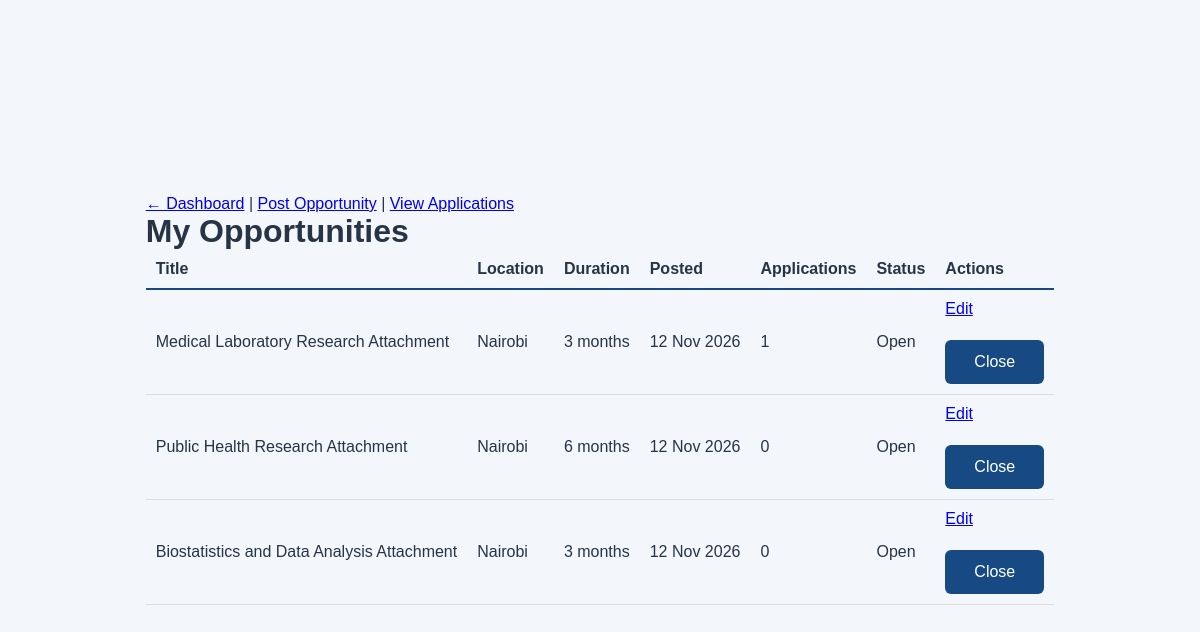
/organization/opportunities.php (signed in), run on the app's committed database.
### tables this page shows
CREATE TABLE `opportunities` (
  `opportunity_id` int(11) NOT NULL,
  `organization_id` int(11) NOT NULL,
  `title` varchar(150) NOT NULL,
  `description` text NOT NULL,
  `requirements` text DEFAULT NULL,
  `location` varchar(150) DEFAULT NULL,
  `duration` varchar(100) DEFAULT NULL,
  `status` enum('open','closed') DEFAULT 'open',
  `date_posted` timestamp NOT NULL DEFAULT current_timestamp()
);

### organization/opportunities.php (the view, shortened to what this page needs)
<?php
require_once "../config/database.php";
$orgId = (int) $_SESSION['user_id'];
$stmt = $pdo->prepare(
    "SELECT o.opportunity_id, o.title, o.location, o.duration, o.status, o.date_posted,
            (SELECT COUNT(*) FROM applications a
             WHERE a.opportunity_id = o.opportunity_id) AS application_count
     FROM opportunities o
     WHERE o.organization_id = ?
     ORDER BY o.date_posted DESC"
);
$stmt->execute([$orgId]);
$opportunities = $stmt->fetchAll();
?>
<!DOCTYPE html>
<html lang="en">
<head>
    <link rel="stylesheet" href="../assets/style.css">
</head>
<body>
    <div style="max-width:1000px; margin:40px auto; padding:0 16px;">
        <p>
            <a href="dashboard.php">&larr; Dashboard</a> |
            <a href="add_opportunity.php">Post Opportunity</a> |
            <a href="applications.php">View Applications</a>
        </p>
        <h1>My Opportunities</h1>
        <?php if (empty($opportunities)): ?>
            <p>You have not posted any opportunities yet.</p>
        <?php else: ?>
            <div style="overflow-x:auto;">
            <table style="width:100%; border-collapse:collapse;">
                <thead>
                    <tr style="text-align:left; border-bottom:2px solid #174a83;">
                        <th style="padding:10px;">Title</th>
                        <th style="padding:10px;">Location</th>
                        <th style="padding:10px;">Duration</th>
                        <th style="padding:10px;">Posted</th>
                        <th style="padding:10px;">Applications</th>
                        <th style="padding:10px;">Status</th>
                        <th style="padding:10px;">Actions</th>
                    </tr>
                </thead>
                <tbody>
                <?php foreach ($opportunities as $opp): ?>
                    <tr style="border-bottom:1px solid #ddd;">
                        <td style="padding:10px;"><?= htmlspecialchars($opp['title']) ?></td>
                        <td style="padding:10px;"><?= htmlspecialchars($opp['location']) ?></td>
                        <td style="padding:10px;"><?= htmlspecialchars($opp['duration']) ?></td>
                        <td style="padding:10px;"><?= htmlspecialchars(date('d M Y', strtotime($opp['date_posted']))) ?></td>
                        <td style="padding:10px;"><?= (int) $opp['application_count'] ?></td>
                        <td style="padding:10px;"><?= htmlspecialchars(ucfirst($opp['status'])) ?></td>
                        <td style="padding:10px;">
                            <a href="edit_opportunity.php?id=<?= (int) $opp['opportunity_id'] ?>">Edit</a>
                            <?php if ($opp['status'] === 'open'): ?>
                                <form method="post" action="opportunities.php" style="display:inline;"
                                      onsubmit="return confirm('Close this opportunity? Students will no longer be able to apply.');">
                                    <button type="submit">Close</button>
                                </form>
                            <?php endif; ?>
                        </td>
                    </tr>
                <?php endforeach; ?>
                </tbody>
            </table>
            </div>
        <?php endif; ?>
    </div>
</body>
</html>

### assets/style.css (style rules this page uses)
* { margin: 0; padding: 0; box-sizing: border-box; }
body { font-family: Arial, sans-serif; background: #f3f6fb; color: #263445; min-height: 100vh; display: flex; justify-content: center; align-items: center; padding: 25px; }
button { width: 100%; margin-top: 22px; padding: 13px; border: none; border-radius: 6px; background: #174a83; color: white; font-size: 16px; cursor: pointer; }

### data on the page
opportunities: title "Medical Laboratory Research Attachment", location "Nairobi", duration "3 months", date_posted "12 Nov 2026", application_count "1", status "Open"
opportunities: title "Public Health Research Attachment", location "Nairobi", duration "6 months", date_posted "12 Nov 2026", application_count "0", status "Open"
opportunities: title "Biostatistics and Data Analysis Attachment", location "Nairobi", duration "3 months", date_posted "12 Nov 2026", application_count "0", status "Open"
